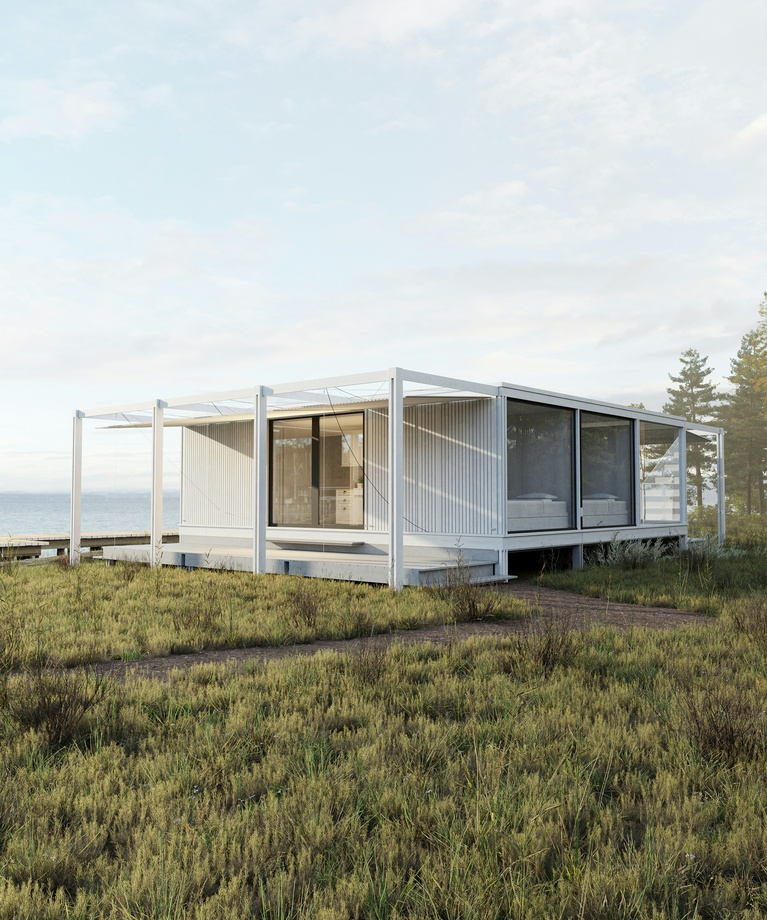
#> input picture ai_expert_course/images/home_in_nature.jpg, 767 x 920 px, shrunk from 2501 x 3000 before the run
$ python interactive_edge_detection_n_filtering.py   (older library calls are emulated)
#> lines starting #> are read from the running program, lines starting #| are printed output that depends on the picture
import cv2
import numpy as np
import matplotlib.pyplot as plt
from pathlib import Path

def display_image(title, image):
    """Utility function to display an image."""
    plt.figure(figsize=(8, 8))
    if len(image.shape) == 2:  # Grayscale image
        plt.imshow(image, cmap='gray')
    else:  # Color image
        plt.imshow(cv2.cvtColor(image, cv2.COLOR_BGR2RGB))
    plt.title(title)
    plt.axis('off')
    plt.show()

def interactive_edge_detection(image_path):
    """Interactive activity for edge detection and filtering."""
    image = cv2.imread(image_path)
#> image is the input picture: shape (920, 767, 3); mean B, G, R 154.6, 167.3, 165.3
    if image is None:
        print("Error: Image not found!")
        return

    # Convert to grayscale
    gray_image = cv2.cvtColor(image, cv2.COLOR_BGR2GRAY)
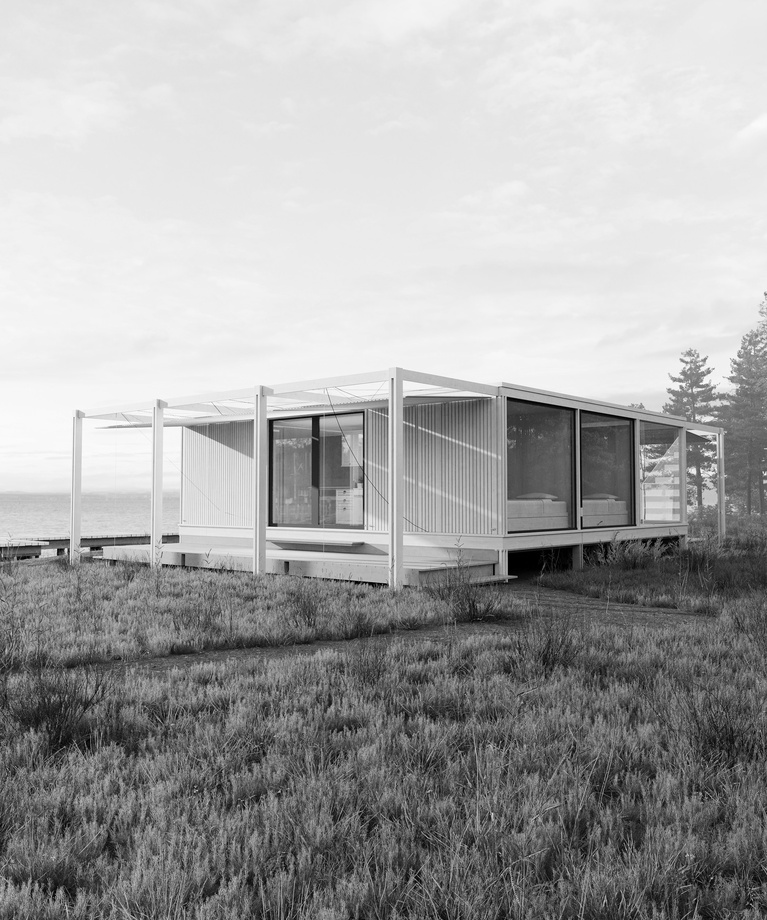
#> gray_image: shape (920, 767); min 0, max 255, mean 165.3
    display_image("Original Grayscale Image", gray_image)

    print("Select an option:")
    print("1. Sobel Edge Detection")
    print("2. Canny Edge Detection")
    print("3. Laplacian Edge Detection")
    print("4. Gaussian Smoothing")
    print("5. Median Filtering")
    print("6. Exit")

    while True:
        choice = input("Enter your choice (1-6): ")

        if choice == "1":
            # Sobel Edge Detection
            sobel_x = cv2.Sobel(gray_image, cv2.CV_64F, 1, 0, ksize=3)
            sobel_y = cv2.Sobel(gray_image, cv2.CV_64F, 0, 1, ksize=3)
            combined_sobel = cv2.bitwise_or(sobel_x.astype(np.uint8), sobel_y.astype(np.uint8))
            display_image("Sobel Edge Detection", combined_sobel)

        elif choice == "2":
            # Canny Edge Detection
            print("Adjust thresholds for Canny (default: 100 and 200)")
            lower_thresh = int(input("Enter Lower threshold: "))
            upper_thresh = int(input("Enter Upper threshold: "))
            edges = cv2.Canny(gray_image, lower_thresh, upper_thresh)
            display_image("Canny Edge Detection", edges)

        elif choice == "3":
            # Laplacian Edge Detection
            laplacian = cv2.Laplacian(gray_image, cv2.CV_64F)
            display_image("Laplacian Edge Detection", np.abs(laplacian).astype(np.uint8))

        elif choice == "4":
            # Gaussian Smoothing
            print("Adjust kernel size for Gaussian blur (must be odd, default: 5)")
            kernel_size = int(input("Enter kernel size (odd number): "))
            blurred = cv2.GaussianBlur(image, (kernel_size, kernel_size), 0)
            display_image("Gaussian Smoothed Image", blurred)

        elif choice == "5":
            # Median Filtering
            print("Adjust kernel size for Median filtering (must be odd, default: 5)")
            kernel_size = int(input("Enter kernel size (odd number): "))
            median_filtered = cv2.medianBlur(image, kernel_size)
            display_image("Median Filtered Image", median_filtered)

        elif choice == "6":
            # Exit
            print("Exiting...")
            break

        else:
            print("Invalid choice. Please select a number between 1 and 6.")
#> this loop made 7 passes; the answer given on pass 1: 1
#> pass 1, in interactive_edge_detection, `sobel_x = cv2.Sobel(gray_image, cv2.CV_64F, 1, 0, ksize=3)`:
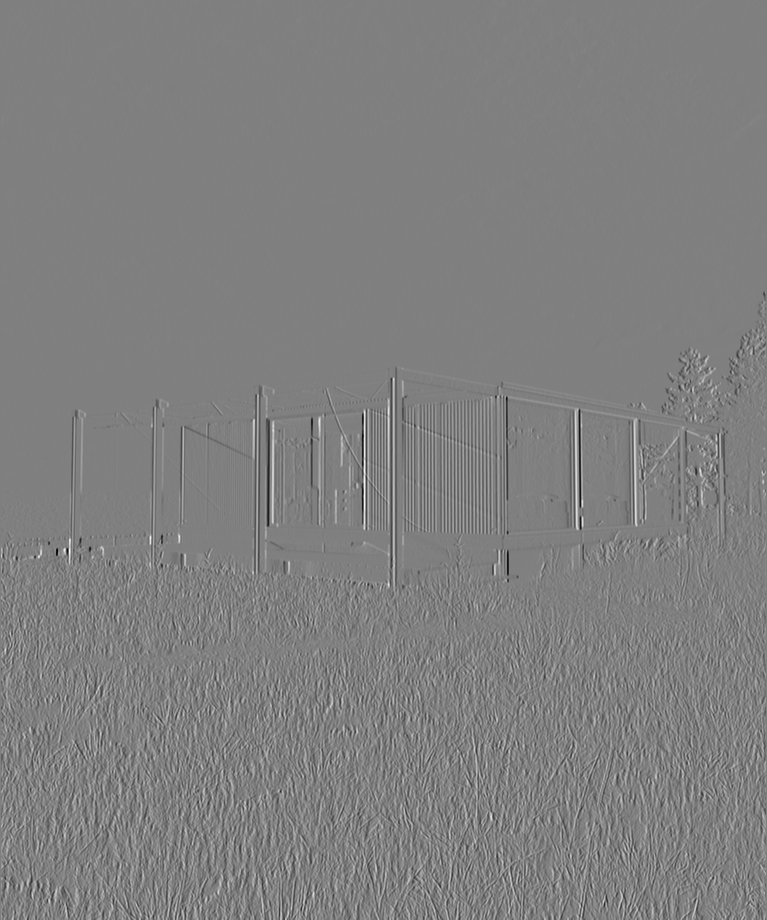
#> sobel_x: shape (920, 767) float64; min -794, max 788, mean -0.3; drawn with min black and max white
#> pass 1, in interactive_edge_detection, `sobel_y = cv2.Sobel(gray_image, cv2.CV_64F, 0, 1, ksize=3)`:
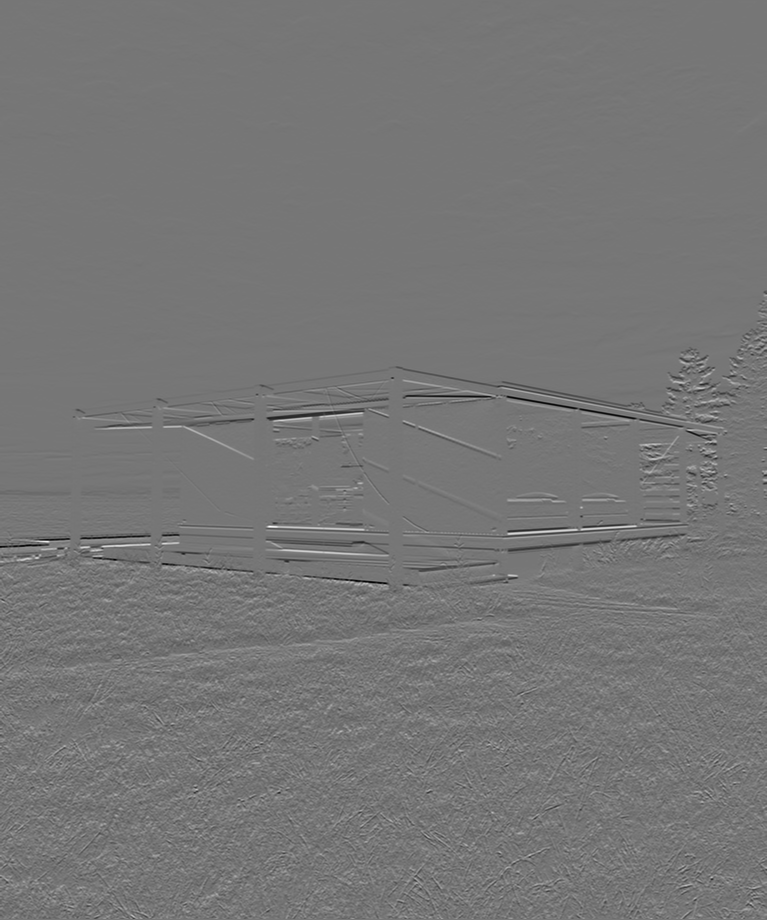
#> sobel_y: shape (920, 767) float64; min -799, max 919, mean -1.3; drawn with min black and max white
#> pass 1, in interactive_edge_detection, `combined_sobel = cv2.bitwise_or(sobel_x.astype(np.uint8), sobel_y.asty..`:
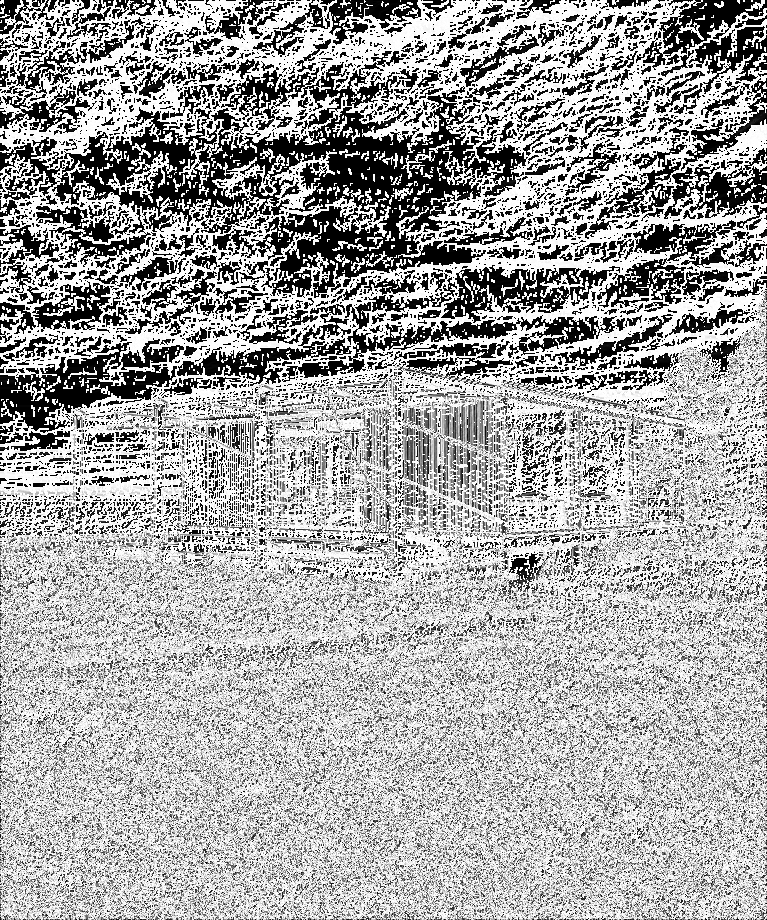
#> combined_sobel: shape (920, 767); min 0, max 255, mean 165.9

# Provide the path to an image for the activity
current_dir = Path(__file__).parent
image_path = current_dir / ".." / ".." / "images" / "home_in_nature.jpg"
#> (the run stopped early here; a loop or call above may not have finished)
